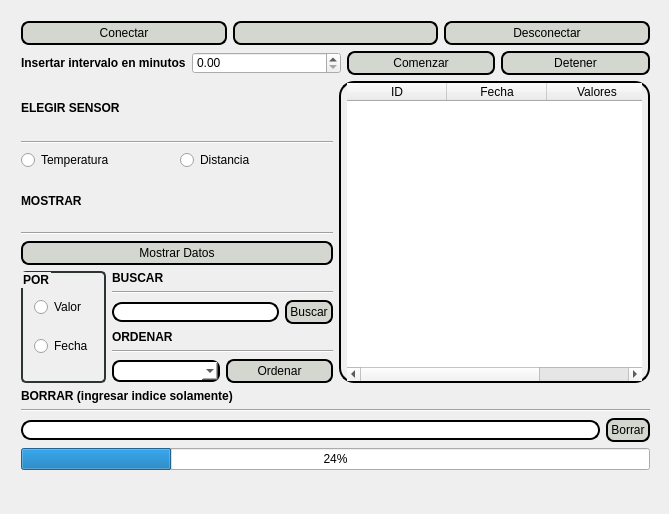
<?xml version="1.0" encoding="UTF-8"?>
<ui version="4.0">
 <class>Datalogger</class>
 <widget class="QMainWindow" name="Datalogger">
  <property name="geometry">
   <rect>
    <x>0</x>
    <y>0</y>
    <width>669</width>
    <height>514</height>
   </rect>
  </property>
  <property name="windowTitle">
   <string>Datalogger</string>
  </property>
  <property name="autoFillBackground">
   <bool>false</bool>
  </property>
  <property name="styleSheet">
   <string notr="true">QLineEdit {
    border: 2px solid black;
    border-radius: 10px;
    padding: 0 8px;
    background: white;
    selection-background-color: darkgray;
}

QPushButton{	
	background-color: qlineargradient(spread:pad, x1:0, y1:0, x2:1, y2:0, stop:1 rgba(211, 215, 207, 255));
    border-style: outset;
    border-width: 2px;
    border-radius: 8px;
    font:  12px;
    min-width: 4em;
	max-height: 1em;
    padding: 3px;
	color: black;
}

QPushButton:pressed {    
	background-color: qlineargradient(spread:pad, x1:0, y1:0, x2:1, y2:0, stop:1 rgba(186, 189, 182, 255));
    border-style: inset;
}

QTableWidget{
	border: 2px solid black;
	border-radius: 15px;
	padding: 0 6px;
}
 


QComboBox {
    border: 2px solid black;
    border-radius: 8px;
    padding: 1px 18px 1px 3px;
    min-width: 10em;
	background: white;
	color: black;
	font: 12px;
}

QGroupBox {
 	font:  bold 12px;
    border: 2px solid black;
	border-color: qlineargradient(spread:pad, x1:0, y1:0, x2:1, y2:0, stop:1 rgba(46, 52, 54, 255));
    border-radius: 5px;
	color: black;
}

QLabel{
    border-width: 1px;
	font: bold 12px;
	color: black;
}
</string>
  </property>
  <widget class="QWidget" name="centralWidget">
   <widget class="QWidget" name="verticalLayoutWidget_2">
    <property name="geometry">
     <rect>
      <x>10</x>
      <y>10</y>
      <width>651</width>
      <height>491</height>
     </rect>
    </property>
    <layout class="QVBoxLayout" name="verticalLayout_5">
     <item>
      <layout class="QHBoxLayout" name="horizontalLayout_9">
       <item>
        <widget class="QPushButton" name="pushButton_4">
         <property name="text">
          <string>Conectar</string>
         </property>
        </widget>
       </item>
       <item>
        <widget class="QPushButton" name="pushButton_3">
         <property name="enabled">
          <bool>false</bool>
         </property>
         <property name="styleSheet">
          <string notr="true"/>
         </property>
         <property name="text">
          <string/>
         </property>
        </widget>
       </item>
       <item>
        <widget class="QPushButton" name="pushButton_6">
         <property name="text">
          <string>Desconectar</string>
         </property>
        </widget>
       </item>
      </layout>
     </item>
     <item>
      <layout class="QHBoxLayout" name="horizontalLayout">
       <item>
        <widget class="QLabel" name="label">
         <property name="text">
          <string>Insertar intervalo en minutos</string>
         </property>
        </widget>
       </item>
       <item>
        <widget class="QDoubleSpinBox" name="doubleSpinBox"/>
       </item>
       <item>
        <widget class="QPushButton" name="pushButton">
         <property name="text">
          <string>Comenzar</string>
         </property>
        </widget>
       </item>
       <item>
        <widget class="QPushButton" name="pushButton_2">
         <property name="text">
          <string>Detener</string>
         </property>
        </widget>
       </item>
      </layout>
     </item>
     <item>
      <layout class="QHBoxLayout" name="horizontalLayout_3">
       <item>
        <layout class="QVBoxLayout" name="verticalLayout_3">
         <item>
          <layout class="QVBoxLayout" name="verticalLayout_7">
           <item>
            <widget class="QLabel" name="label_6">
             <property name="text">
              <string>ELEGIR SENSOR</string>
             </property>
            </widget>
           </item>
           <item>
            <widget class="Line" name="line_2">
             <property name="orientation">
              <enum>Qt::Horizontal</enum>
             </property>
            </widget>
           </item>
           <item>
            <layout class="QHBoxLayout" name="horizontalLayout_6">
             <item>
              <widget class="QRadioButton" name="radioButton">
               <property name="text">
                <string>Temperatura</string>
               </property>
              </widget>
             </item>
             <item>
              <widget class="QRadioButton" name="radioButton_2">
               <property name="text">
                <string>Distancia</string>
               </property>
              </widget>
             </item>
            </layout>
           </item>
          </layout>
         </item>
         <item>
          <layout class="QVBoxLayout" name="verticalLayout_6">
           <item>
            <widget class="QLabel" name="label_4">
             <property name="text">
              <string>MOSTRAR</string>
             </property>
            </widget>
           </item>
           <item>
            <widget class="Line" name="line_7">
             <property name="orientation">
              <enum>Qt::Horizontal</enum>
             </property>
            </widget>
           </item>
           <item>
            <widget class="QPushButton" name="pushButton_5">
             <property name="styleSheet">
              <string notr="true">QPushButton{}
color: qlineargradient(spread:pad, x1:0, y1:0, x2:1, y2:0, stop:0 rgba(255, 178, 102, 255), stop:0.55 rgba(235, 148, 61, 255), stop:0.98 rgba(0, 0, 0, 255), stop:1 rgba(0, 0, 0, 0));</string>
             </property>
             <property name="text">
              <string>Mostrar Datos</string>
             </property>
            </widget>
           </item>
          </layout>
         </item>
         <item>
          <layout class="QHBoxLayout" name="horizontalLayout_5">
           <item>
            <widget class="QGroupBox" name="groupBox">
             <property name="title">
              <string>POR</string>
             </property>
             <layout class="QVBoxLayout" name="verticalLayout_4">
              <item>
               <widget class="QRadioButton" name="radioButton_3">
                <property name="text">
                 <string>Valor</string>
                </property>
               </widget>
              </item>
              <item>
               <widget class="QRadioButton" name="radioButton_4">
                <property name="text">
                 <string>Fecha</string>
                </property>
               </widget>
              </item>
             </layout>
            </widget>
           </item>
           <item>
            <layout class="QVBoxLayout" name="verticalLayout">
             <item>
              <widget class="QLabel" name="label_2">
               <property name="enabled">
                <bool>true</bool>
               </property>
               <property name="lineWidth">
                <number>0</number>
               </property>
               <property name="text">
                <string>BUSCAR</string>
               </property>
              </widget>
             </item>
             <item>
              <widget class="Line" name="line_6">
               <property name="orientation">
                <enum>Qt::Horizontal</enum>
               </property>
              </widget>
             </item>
             <item>
              <layout class="QHBoxLayout" name="horizontalLayout_4">
               <item>
                <widget class="QLineEdit" name="lineEdit"/>
               </item>
               <item>
                <widget class="QPushButton" name="pushButton_10">
                 <property name="text">
                  <string>Buscar</string>
                 </property>
                </widget>
               </item>
              </layout>
             </item>
             <item>
              <widget class="QLabel" name="label_3">
               <property name="text">
                <string>ORDENAR</string>
               </property>
              </widget>
             </item>
             <item>
              <widget class="Line" name="line_3">
               <property name="orientation">
                <enum>Qt::Horizontal</enum>
               </property>
              </widget>
             </item>
             <item>
              <layout class="QHBoxLayout" name="horizontalLayout_2">
               <item>
                <widget class="QComboBox" name="comboBox"/>
               </item>
               <item>
                <widget class="QPushButton" name="pushButton_9">
                 <property name="text">
                  <string>Ordenar</string>
                 </property>
                </widget>
               </item>
              </layout>
             </item>
            </layout>
           </item>
          </layout>
         </item>
        </layout>
       </item>
       <item>
        <widget class="QTableWidget" name="tableWidget">
         <attribute name="verticalHeaderVisible">
          <bool>false</bool>
         </attribute>
         <column>
          <property name="text">
           <string>ID</string>
          </property>
         </column>
         <column>
          <property name="text">
           <string>Fecha</string>
          </property>
         </column>
         <column>
          <property name="text">
           <string>Valores</string>
          </property>
         </column>
        </widget>
       </item>
      </layout>
     </item>
     <item>
      <layout class="QVBoxLayout" name="verticalLayout_2">
       <item>
        <widget class="QLabel" name="label_5">
         <property name="text">
          <string>BORRAR (ingresar indice solamente)</string>
         </property>
        </widget>
       </item>
       <item>
        <widget class="Line" name="line">
         <property name="orientation">
          <enum>Qt::Horizontal</enum>
         </property>
        </widget>
       </item>
       <item>
        <layout class="QHBoxLayout" name="horizontalLayout_7">
         <item>
          <widget class="QLineEdit" name="lineEdit_2"/>
         </item>
         <item>
          <widget class="QPushButton" name="pushButton_11">
           <property name="text">
            <string>Borrar</string>
           </property>
          </widget>
         </item>
        </layout>
       </item>
      </layout>
     </item>
     <item>
      <widget class="QProgressBar" name="progressBar">
       <property name="value">
        <number>24</number>
       </property>
      </widget>
     </item>
     <item>
      <widget class="QLabel" name="label_7">
       <property name="text">
        <string/>
       </property>
      </widget>
     </item>
    </layout>
   </widget>
  </widget>
 </widget>
 <layoutdefault spacing="6" margin="11"/>
 <resources/>
 <connections/>
</ui>
